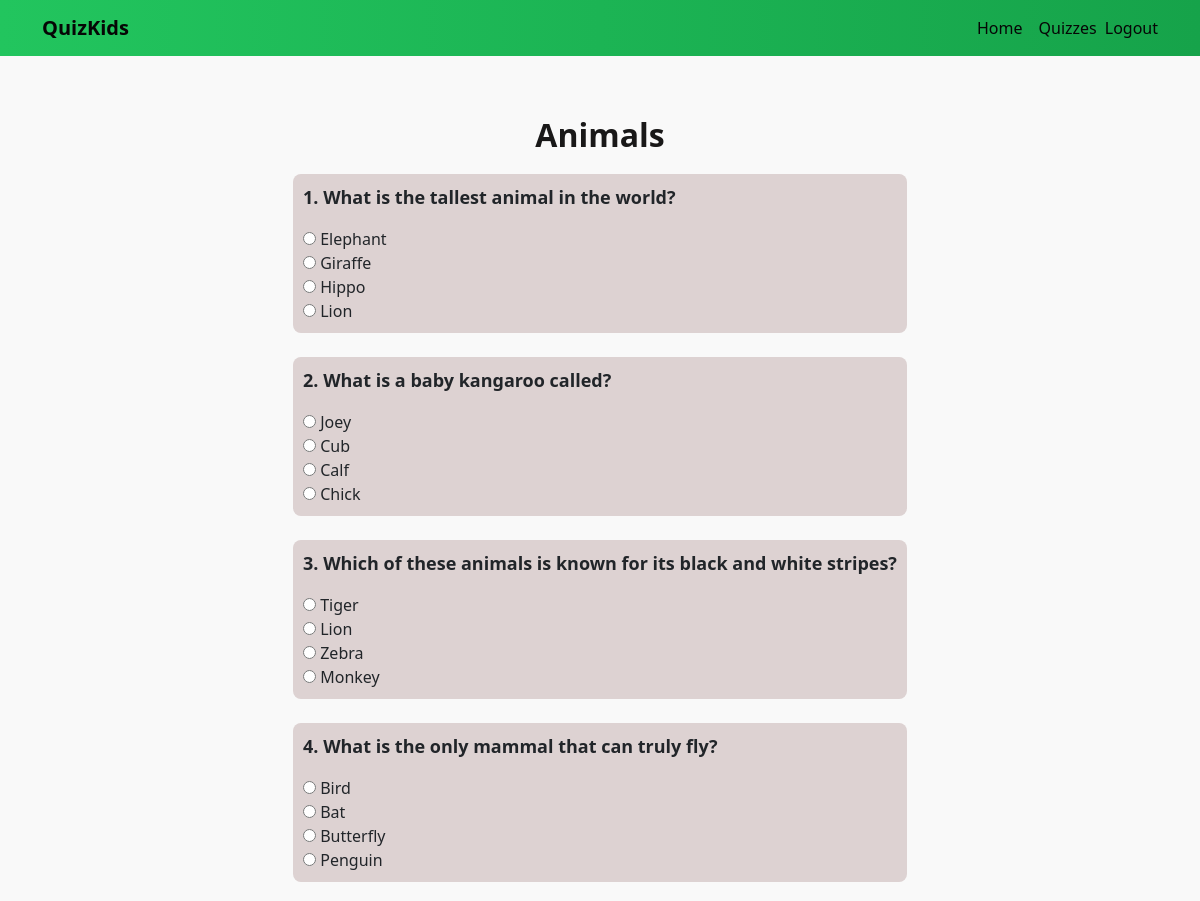
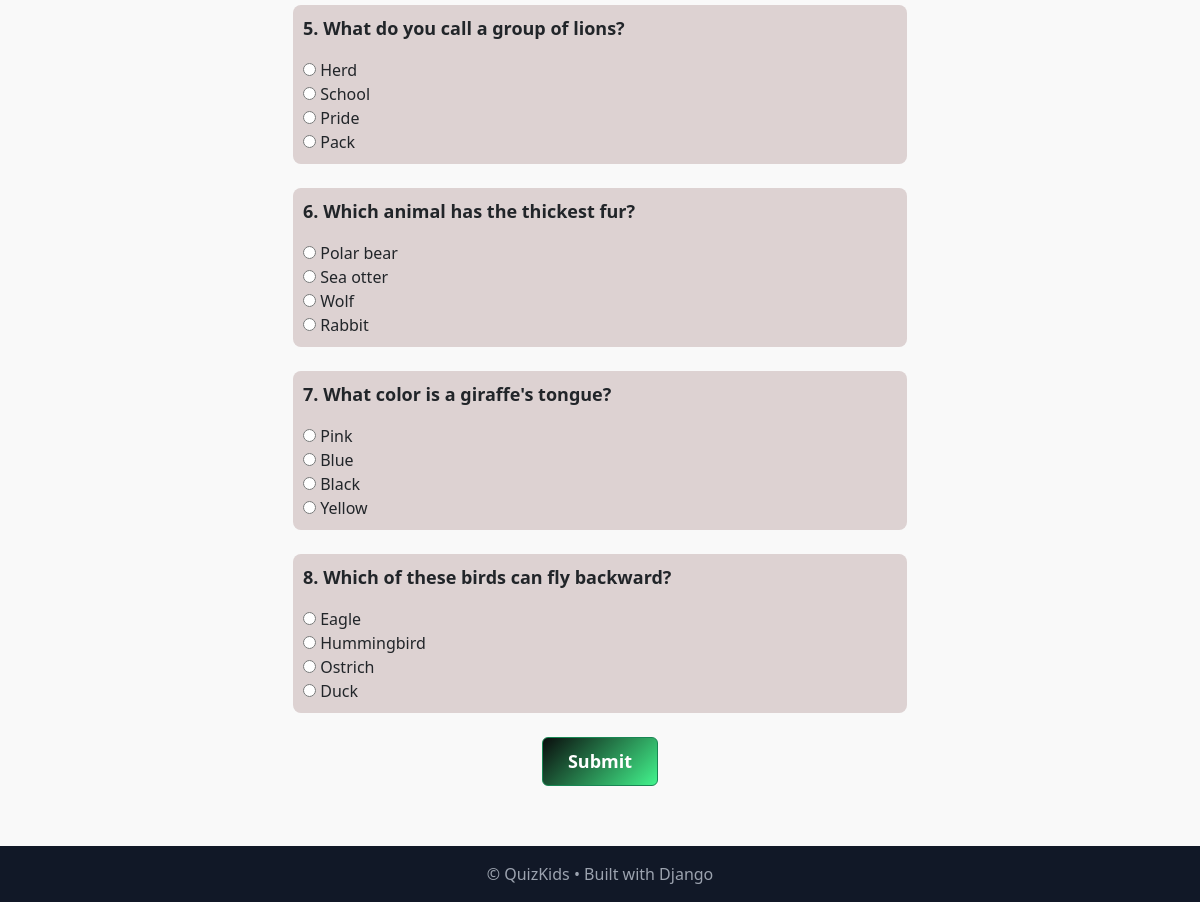
Page /quiz/2/take/ (signed in) on the committed database (2 pictures, top to bottom).
### quiz_app/models.py (models this page shows, shortened)
class Quiz(models.Model):
    title = models.CharField(max_length=200)
    description = models.TextField(blank=True)
    created_at = models.DateTimeField(auto_now_add=True)

class Question(models.Model):
    quiz = models.ForeignKey(Quiz, on_delete=models.CASCADE, related_name="questions")
    text = models.CharField(max_length=255)
    option1 = models.CharField(max_length=150)
    option2 = models.CharField(max_length=150)
    option3 = models.CharField(max_length=150)
    option4 = models.CharField(max_length=150)
    correct_answer = models.CharField(max_length=150)  # must match one of the options

### quiz_app/views.py (the view, shortened to what this page needs)
# urls.py: path("quiz/<int:quiz_id>/take/", views.take_quiz, name="take_quiz"),
@login_required
def take_quiz(request, quiz_id):
    quiz = get_object_or_404(Quiz, id=quiz_id)
    questions = quiz.questions.all()
    return render(request, "quiz_app/take_quiz.html", {"quiz": quiz, "questions": questions})

### quiz_app/templates/quiz_app/take_quiz.html (shortened to what this page needs)
{% extends "quiz_app/base.html" %}
{% load static %}
{% block hero %}
<div class="quiz-container">
  <h2 class="quiz-title">{{ quiz.title }}</h2>
  <form method="post">
    {% for q in questions %}
      <div class="question-block mb-4">
        <p><strong>{{ forloop.counter }}. {{ q.text }}</strong></p>
        <label><input type="radio" name="{{ q.id }}" value="{{ q.option1 }}"> {{ q.option1 }}</label><br>
        <label><input type="radio" name="{{ q.id }}" value="{{ q.option2 }}"> {{ q.option2 }}</label><br>
        <label><input type="radio" name="{{ q.id }}" value="{{ q.option3 }}"> {{ q.option3 }}</label><br>
        <label><input type="radio" name="{{ q.id }}" value="{{ q.option4 }}"> {{ q.option4 }}</label><br>
      </div>
    {% endfor %}
      <div class="submit-btn">
    <button type="submit" class="btn btn-success">Submit</button>
      </div>
  </form>
</div>
{% endblock %}

### quiz_app/templates/quiz_app/base.html (shortened to what this page needs)
{% load static %}
<!DOCTYPE html>
<html lang="en">
<head>
  <link href="https://cdn.jsdelivr.net/npm/bootstrap@5.3.2/dist/css/bootstrap.min.css" rel="stylesheet">
</head>
<body>
<nav class="navbar navbar-expand-lg">
  <div class="container">
    <a class="navbar-brand fw-bold" href="{% url 'home' %}">QuizKids</a>
    <div id="nav" class="collapse navbar-collapse">
<ul class="navbar-nav ms-auto">
  <li class="nav-item">
    <a class="nav-link" href="{% url 'home' %}">Home</a>
  </li>
  {% if user.is_authenticated %}
    <li class="nav-item">
      <a class="nav-link" href="{% url 'quiz_list' %}">Quizzes</a>
    </li>
    <li class="nav-item d-flex align-items-center">
  <form action="{% url 'logout' %}" method="post" style="margin: 0;">
    <button type="submit"
            class="btn btn-link nav-link p-0"
            style="text-decoration: none; color: inherit;">
      Logout
    </button>
  </form>
</li>
  {% else %}
    <li class="nav-item">
      <a class="nav-link" href="{% url 'login' %}">Login</a>
    </li>
  {% endif %}
</ul>
    </div>
  </div>
</nav>
{% block hero %}{% endblock %}
<footer>
  © {{ now|date:"Y" }} QuizKids • Built with Django
</footer>
</body>
</html>

### quiz_app/templates/quiz_app/take_quiz.html (style rules this page uses)
html, body { height: 100%; margin: 0; }
body { display: flex; flex-direction: column; }
body { background-color: #f9f9f9; }
.quiz-container { max-width: 800px; margin: 40px auto; padding: 20px; }
.question-block { margin-bottom: 20px; padding: 10px; border-radius: 8px; background: #ddd2d2ff; }
.question-block strong { font-size: 18px; font-weight: bold; }
.quiz-title { font-size: 32px; font-weight: 800; text-align: center; color: #191818ff; margin-bottom: 20px; }
.submit-btn { text-align: center; margin-top: 20px; }
.submit-btn button { background: linear-gradient(135deg, #0a0d0dff, #43f48dff); padding: 10px 25px; font-size: 18px; font-weight: bold; }

### rows in the picture
Quiz: title "Animals"
Question: text "What is the tallest animal in the world?", option1 "Elephant", option2 "Giraffe", option3 "Hippo", option4 "Lion"
Question: text "What is a baby kangaroo called?", option1 "Joey", option2 "Cub", option3 "Calf", option4 "Chick"
Question: text "Which of these animals is known for its black and white stripes?", option1 "Tiger", option2 "Lion", option3 "Zebra", option4 "Monkey"
Question: text "What is the only mammal that can truly fly?", option1 "Bird", option2 "Bat", option3 "Butterfly", option4 "Penguin"
Question: text "What do you call a group of lions?", option1 "Herd", option2 "School", option3 "Pride", option4 "Pack"
Question: text "Which animal has the thickest fur?", option1 "Polar bear", option2 "Sea otter", option3 "Wolf", option4 "Rabbit"
Question: text "What color is a giraffe's tongue?", option1 "Pink", option2 "Blue", option3 "Black", option4 "Yellow"
Question: text "Which of these birds can fly backward?", option1 "Eagle", option2 "Hummingbird", option3 "Ostrich", option4 "Duck"
